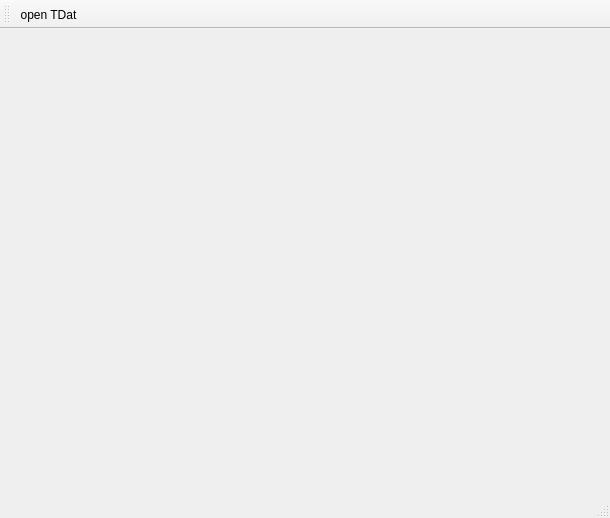
<?xml version="1.0" encoding="UTF-8"?>
<ui version="4.0">
 <class>MainWindow</class>
 <widget class="QMainWindow" name="MainWindow">
  <property name="geometry">
   <rect>
    <x>0</x>
    <y>0</y>
    <width>610</width>
    <height>518</height>
   </rect>
  </property>
  <property name="windowTitle">
   <string>MainWindow</string>
  </property>
  <widget class="QWidget" name="centralWidget">
   <widget class="QWidget" name="horizontalLayoutWidget">
    <property name="geometry">
     <rect>
      <x>20</x>
      <y>0</y>
      <width>581</width>
      <height>431</height>
     </rect>
    </property>
    <layout class="QHBoxLayout" name="centralLayout"/>
   </widget>
  </widget>
  <widget class="QToolBar" name="mainToolBar">
   <attribute name="toolBarArea">
    <enum>TopToolBarArea</enum>
   </attribute>
   <attribute name="toolBarBreak">
    <bool>false</bool>
   </attribute>
   <addaction name="action_open"/>
  </widget>
  <widget class="QStatusBar" name="statusBar"/>
  <widget class="QMenuBar" name="menuBar">
   <property name="geometry">
    <rect>
     <x>0</x>
     <y>0</y>
     <width>610</width>
     <height>26</height>
    </rect>
   </property>
  </widget>
  <action name="action_open">
   <property name="text">
    <string>open TDat</string>
   </property>
   <property name="toolTip">
    <string>打开TDat</string>
   </property>
  </action>
 </widget>
 <layoutdefault spacing="6" margin="11"/>
 <resources/>
 <connections/>
</ui>
